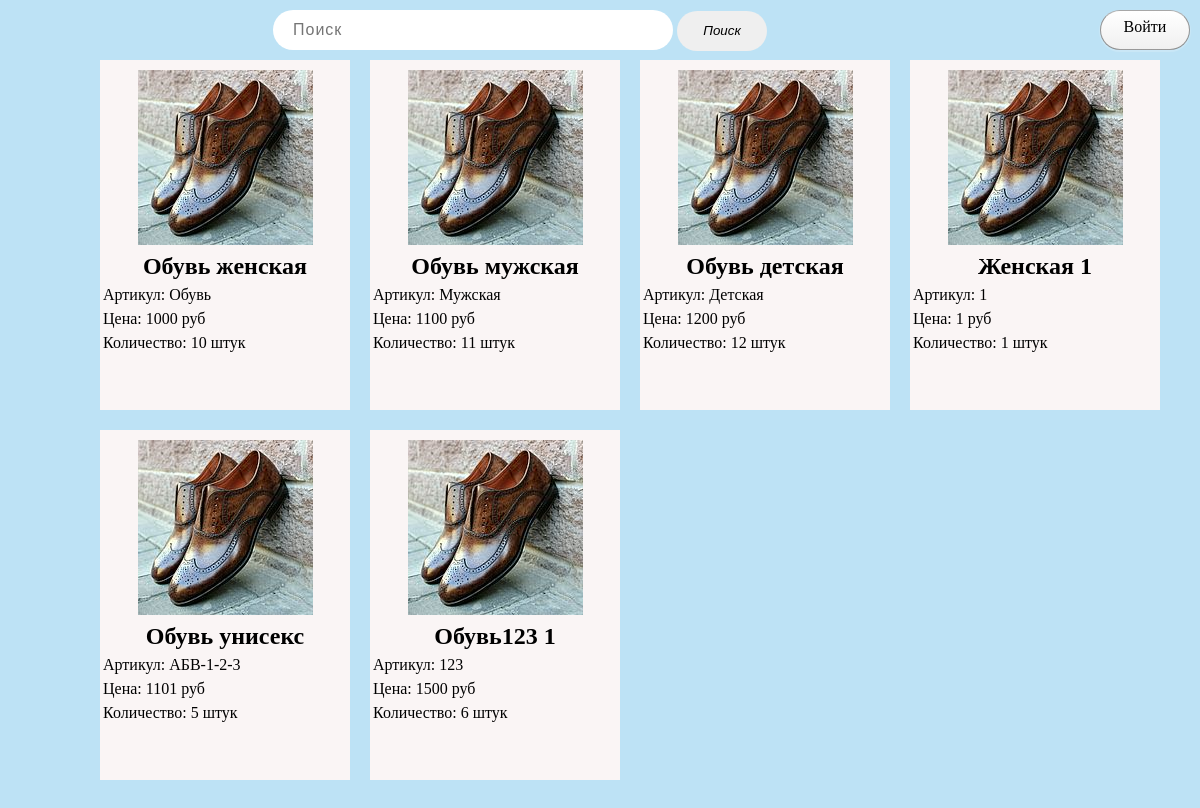
The page / on the database its author committed.
### tables this page shows
CREATE TABLE `product` (
  `id_product` int NOT NULL,
  `title` varchar(100) NOT NULL,
  `article` varchar(50) DEFAULT NULL,
  `price` double NOT NULL,
  `amount` int NOT NULL,
  `img` varchar(300) DEFAULT NULL
);

### index.php (the view, shortened to what this page needs)
<?php
require_once "php\conectDB.php";
    if(isset($_POST['search_b'])){
     $search = $_POST['search'];
     $result=mysqli_query($connect, "SELECT * FROM `product` WHERE `title` LIKE '%$search%'");
    }
    else
    {
    $result=mysqli_query($connect, "SELECT * FROM `product`");
    }
?>
<!DOCTYPE html>
<html lang="en">
<head>
    <link rel="stylesheet" href="css/style.css">
</head>
<body>
    <div class="search-conteiner">
        <form action="" type = "post" method="POST" >
           <input type="text" id="search-form" name="search" placeholder="Поиск">
           <button name="search_b">
               <i>Поиск</i>
           </button>
        </form>
    </div>
    <div class="knopka">
    <a href="form_avt.php" class="button">Войти</a>
    </div>
    <div class="content">
        <?php
        while($food=mysqli_fetch_assoc($result))
        {
            ?>
             <div class="item">
               <div class="images">
                   <img class="img" src=<?php echo $food['img']; ?> onerror="this.src='img\error.jpg'" alt="">
               </div>
               <div class="inf">
                   <div class="title">
                   <h2><?php echo $food['title']; ?></h2>
                   </div>
                   <div class="art">
                   <p>Артикул: <?php echo $food['article']; ?></p>
                   </div>
                   <div class="price">
                   <p>Цена: <?php echo $food['price']; ?> руб</p>
                   </div>
                   <div class="amount">
                   <p>Количество: <?php echo $food['amount']; ?> штук</p>
                   </div>
               </div>
             </div>
            <?php
        }
        ?>
    </div>
</body>
</html>

### css/style.css (style rules this page uses)
* { margin: 0; padding: 0; box-sizing: border-box; }
body { background: #bde2f5; padding: 5%; }
.content { width: 1140px; margin: 0 auto; display: grid; grid-template-columns: repeat(auto-fit, 250px); grid-gap: 20px; grid-column: 1/-1; justify-content: center; }
.knopka { width: 1140px; display: grid; justify-content: right; padding: 10px; position: absolute; right: 0px; width: 150px; height: 45px; top:0px; }
.search-conteiner { width: 1140px; display: grid; justify-content: center; padding: 10px; position: absolute; right: 330px; width: 700px; height: 45px; top:0px; }
.item { height: 350px; background: rgb(250, 249, 249); }
a.button { display: inline-block; width: 90px; height: 40px; line-height: 2em; vertical-align: middle; text-align: center; text-decoration: none; user-select: none; color: rgb(0,0,0); outline: none; border: 1px solid rgba(0,0,0,.4); border-top-color: rgba(0,0,0,.3); border-radius: 20px; background: linear-gradient(rgb(255,255,255), rgb(240,240,240)); box-shadow: 0 0 3px rgba(0,0,0,0) inset, 0 1px 1px 1px rgba(255,255,255,.2), 0 -1px 1px 1px rgba(0,0,0,0); transition: .2s ease-in-out; }
.images { height: 190px; background: rgb(250, 245, 245); text-align:center; padding: 10px; }
.inf { height: 160px; background: rgb(250, 245, 245); }
.title { text-align:center; padding: 3px; }
.art, .price, .amount { text-align:left; padding: 3px; }
#search-form { width: 400px; height: 40px; padding-left: 20px; padding-right: 20px; color: rgb(12, 12, 12); border-radius: 20px; outline: none; border: none; }
.search-conteiner button { width: 90px; height: 40px; border-radius: 20px; cursor: pointer; outline: none; border: none; }
input { padding: 10px; border: unset; border-bottom: 2px solid #070707; outline: none; font-family: sans-serif; letter-spacing: 1px; font-size: 16px; }

### rows shown on the page
product: img (picture), title "Обувь женская", article "Обувь", price "1000", amount "10"
product: img (picture), title "Обувь мужская", article "Мужская", price "1100", amount "11"
product: img (picture), title "Обувь детская", article "Детская", price "1200", amount "12"
product: img (picture), title "Женская 1", article "1", price "1", amount "1"
product: img (picture), title "Обувь унисекс", article "АБВ-1-2-3", price "1101", amount "5"
product: img (picture), title "Обувь123 1", article "123", price "1500", amount "6"
